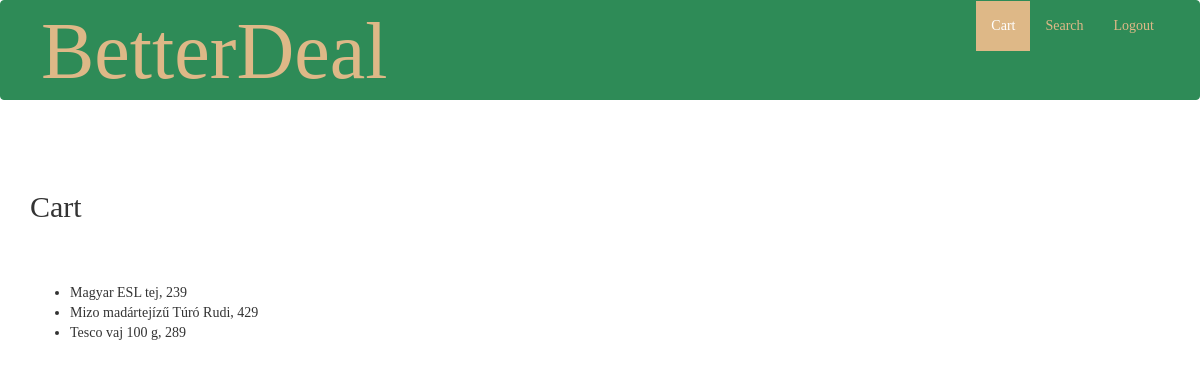
The app's page /app/cart/ (signed in) with its own data.
### app/models.py (models this page shows, shortened)
class Product (models.Model):
    product_name=models.CharField(max_length=255)
    price=models.IntegerField()
    supermarket=models.CharField(max_length=255)
    class Meta:
        db_table = "product"

### app/views.py (the view)
# urls.py: path('cart/',views.cart,name='cart'),
def cart(request):
    profile = Profile.objects.get(user=request.user)
    context = {
        'cart': profile.cart.all()
    }
    return render(request, 'app/cart.html', context)

### app/templates/app/cart.html
{% extends "app/base.html" %}
{% block content %}
<h2 class="cart-title">Cart</h2>
<ul class="cart-list">
  {% for product in cart %}
    <li>
      {{ product.product_name }}, {{ product.price }}
    </li>
  {% endfor %}
</ul>
{% endblock content %}
{%block nav%}
  <li class="active">
    <a href="{% url 'cart' %}" style="background-color: burlywood; font-family: lucida console">Cart</a>
  </li>
  <li class="">
    <a href="{% url 'search' %}" style="font-family: lucida console; color: burlywood">Search</a>
  </li>
  <li class="">
        <a href="{% url 'logout' %}" style="font-family: lucida console; color: burlywood">Logout</a>
  </li>
{% endblock nav %}

### app/static/app/main.css (style rules this page uses)
.cart-title { padding-top: 50px; padding-bottom: 50px; font-family: tahoma; }
.cart-list { font-family: lucida console; }

### records on screen
Product: product_name "Magyar ESL tej", price "239"
Product: product_name "Mizo madártejízű Túró Rudi", price "429"
Product: product_name "Tesco vaj 100 g", price "289"
